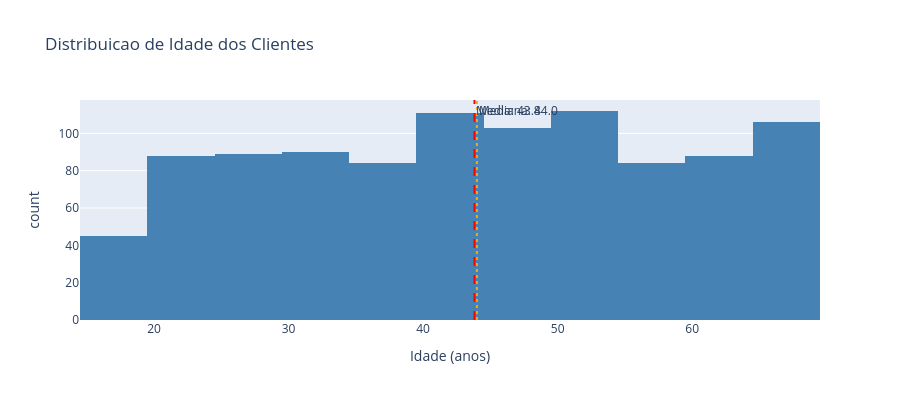

Notebook code for this chart:
### Markdown cell above
---
## BLOCO 3: Analise Exploratoria — Univariada

**O que e analise univariada?**  
Analiso uma variavel de cada vez para entender sua distribuicao.
Busco: assimetria, outliers, valores concentrados, faixas de valores.

Analisar cada coluna dos tres datasets antes do join.

### Code cell
# Distribuicao da variavel 'idade'
# Um histograma mostra com que frequencia cada faixa etaria aparece na base
# Quero saber se a base e jovem, madura ou equilibrada

media_idade = df_clientes['idade'].mean()
mediana_idade = df_clientes['idade'].median()

fig = px.histogram(
    df_clientes,
    x='idade',
    nbins=25,
    title='Distribuicao de Idade dos Clientes',
    labels={'idade': 'Idade (anos)', 'count': 'Quantidade de Clientes'},
    color_discrete_sequence=['steelblue']
)
# Linha de media para referencia visual
fig.add_vline(x=media_idade, line_dash='dash', line_color='red',
              annotation_text=f'Media: {media_idade:.1f}')
fig.add_vline(x=mediana_idade, line_dash='dot', line_color='orange',
              annotation_text=f'Mediana: {mediana_idade:.1f}')
fig.update_layout(height=400)
fig.show()

print(f'Media de idade: {media_idade:.1f} anos')
print(f'Mediana de idade: {mediana_idade:.1f} anos')
print(f'Minimo: {df_clientes["idade"].min()} | Maximo: {df_clientes["idade"].max()}')

### Figure 1 — Plotly figure (JSON) as saved in the notebook; plotly's stock layout.template omitted (floating-point values rounded to 4 significant figures; data arrays with more than 128 entries replaced by an {"elided": "..."} marker saying what was removed)
{"data": [{"bingroup": "x", "hovertemplate": "Idade (anos)=%{x}<br>count=%{y}<extra></extra>", "legendgroup": "", "marker": {"color": "steelblue", "pattern": {"shape": ""}}, "name": "", "nbinsx": 25, "orientation": "v", "showlegend": false, "type": "histogram", "x": {"elided": "1000 int values"}, "xaxis": "x", "yaxis": "y"}], "layout": {"annotations": [{"showarrow": false, "text": "Media: 43.8", "x": 43.82, "xanchor": "left", "xref": "x", "y": 1, "yanchor": "top", "yref": "y domain"}, {"showarrow": false, "text": "Mediana: 44.0", "x": 44, "xanchor": "left", "xref": "x", "y": 1, "yanchor": "top", "yref": "y domain"}], "barmode": "relative", "height": 400, "legend": {"tracegroupgap": 0}, "shapes": [{"line": {"color": "red", "dash": "dash"}, "type": "line", "x0": 43.82, "x1": 43.82, "xref": "x", "y0": 0, "y1": 1, "yref": "y domain"}, {"line": {"color": "orange", "dash": "dot"}, "type": "line", "x0": 44, "x1": 44, "xref": "x", "y0": 0, "y1": 1, "yref": "y domain"}], "title": {"text": "Distribuicao de Idade dos Clientes"}, "xaxis": {"anchor": "y", "domain": [0, 1], "title": {"text": "Idade (anos)"}}, "yaxis": {"anchor": "x", "domain": [0, 1], "title": {"text": "count"}}}}
